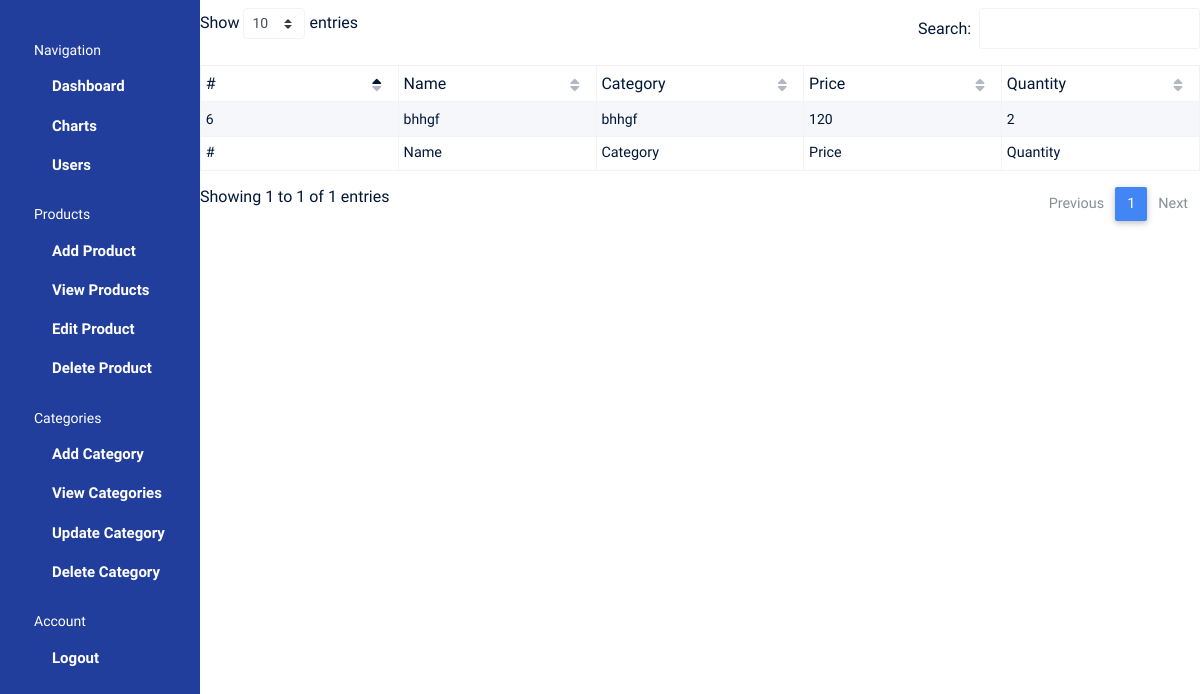
The page /product-view/ on the database as committed earlier.
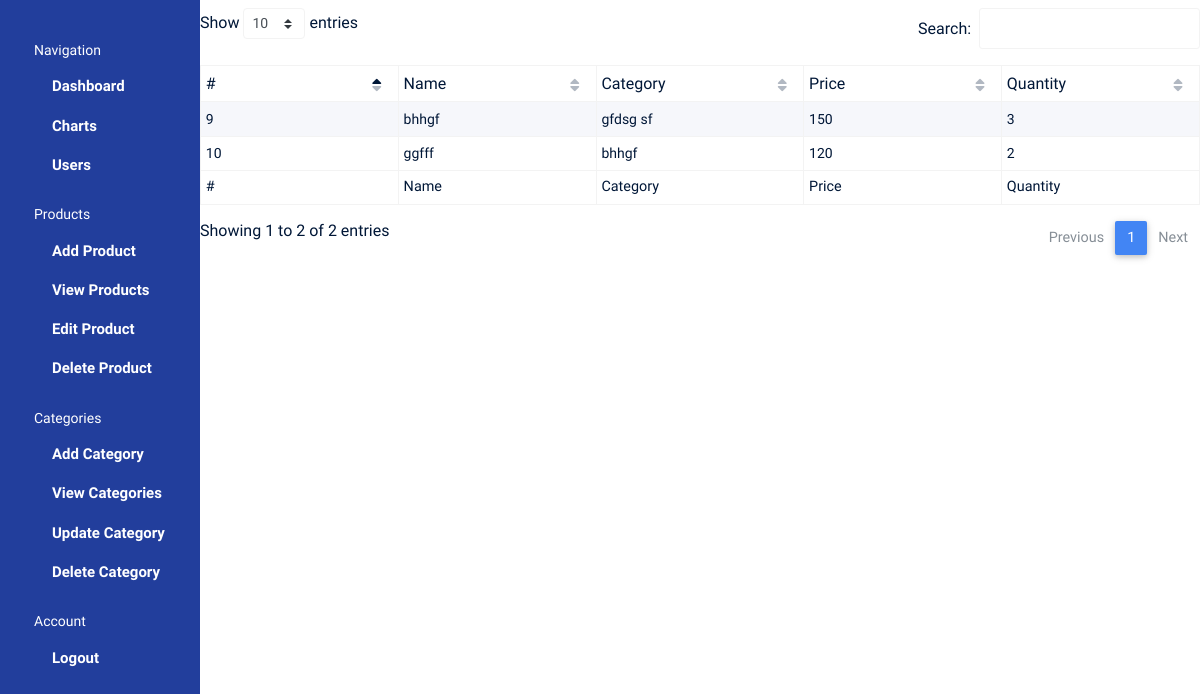
The same page on the database as committed later.
### Home/models.py (models this page shows, shortened)
class Product(models.Model):
    name = models.CharField(verbose_name="Product Name:", max_length=80)
    description = models.TextField(verbose_name="Product Description:", max_length=300)
    image = models.ImageField(verbose_name="Product Image:", upload_to='static/')
    category = models.ForeignKey(Category, verbose_name="Product Category:", max_length=100, on_delete=models.CASCADE)
    price = models.CharField(verbose_name="Product Price:", max_length=80)
    quantity = models.IntegerField(verbose_name="Product Quantity:")

class Category(models.Model):
    name = models.CharField(verbose_name="Category Name:", max_length=80)
    def __str__(self):
        return self.name
    class Meta:
        verbose_name_plural = "Categories"

### Home/views.py (the view)
# urls.py: path("product-view/", viewProduct, name="view_prod"),
def viewProduct(request):
    product = Product.objects.all()
    return render(request, 'pages/view-product.html', {
        'product':product
    })

### templates/pages/view-product.html (shortened to what this page needs)
<!DOCTYPE html>
<html lang="en">
{% load static %}
<head>
  <link rel="stylesheet" href="https://use.fontawesome.com/releases/v5.11.2/css/all.css">
  <link rel="stylesheet" href="{% static 'css/mdb/css/bootstrap.min.css' %}">
  <link rel="stylesheet" href="{% static 'css/mdb/css/style.css' %}">
  <link rel="stylesheet" href="{% static 'css/mdb/css/mdb.min.css' %}">
  <link href="{% static 'css/mdb/css/addons/datatables.min.css' %}" rel="stylesheet">
  <link rel="stylesheet" href="{% static 'css/mdb/css/style.css' %}">
  <link rel="stylesheet" href="{% static 'css/superuser.css' %}">
</head>
<body>
  <div class="container-scroller d-flex">
    <nav class="sidebar sidebar-offcanvas" id="sidebar">
      <ul class="nav">
        <li class="nav-item sidebar-category">
          <p>Navigation</p>
        </li>
        <li class="nav-item">
          <a class="nav-link" href="{% url 'Home' %}">
            <span class="menu-title">Dashboard</span>
          </a>
        </li>
        <li class="nav-item">
          <a class="nav-link" href="{% url 'charts' %}">
            <span class="menu-title">Charts</span>
          </a>
        </li>
        <li class="nav-item">
          <a class="nav-link" href="{% url 'users' %}">
            <span class="menu-title">Users</span>
          </a>
        </li>
        <li class="nav-item sidebar-category">
          <p>Products</p>
        </li>
        <li class="nav-item">
            <a class="nav-link" href="{% url 'add_prod' %}">
              <span class="menu-title">Add Product</span>
            </a>
          </li>
          <li class="nav-item">
            <a class="nav-link" href="{% url 'view_prod' %}">
              <span class="menu-title">View Products</span>
            </a>
          </li>
          <li class="nav-item">
            <a class="nav-link" href="{% url 'edit_prod' %}">
              <span class="menu-title">Edit Product</span>
            </a>
          </li>
          <li class="nav-item">
            <a class="nav-link" href="{% url 'delete_prod' %}">
              <span class="menu-title">Delete Product</span>
            </a>
          </li>
        <li class="nav-item sidebar-category">
          <p>Categories</p>
        </li>
        <li class="nav-item">
            <a class="nav-link" href="{% url 'add_cat' %}">
              <span class="menu-title">Add Category</span>
            </a>
          </li>
          <li class="nav-item">
            <a class="nav-link" href="{% url 'view_cat' %}">
              <span class="menu-title">View Categories</span>
            </a>
          </li>
          <li class="nav-item">
            <a class="nav-link" href="{% url 'edit_cat' %}">
              <span class="menu-title">Update Category</span>
            </a>
          </li>
          <li class="nav-item">
            <a class="nav-link" href="{% url 'delete_cat' %}">
              <span class="menu-title">Delete Category</span>
            </a>
          </li>
          <li class="nav-item sidebar-category">
            <p>Account</p>
          </li>
          <li class="nav-item">
            <a class="nav-link" href="{% url 'logout' %}">
              <span class="menu-title">Logout</span>
            </a>
          </li>
      </ul>
    </nav>
    <table id="dtBasicExample" class="table table-striped table-bordered table-sm" cellspacing="0" width="100%">
  <thead>
    <tr>
      <th class="th-sm">#
      </th>
      <th class="th-sm">Name
      </th>
      <th class="th-sm">Category
      </th>
      <th class="th-sm">Price
      </th>
      <th class="th-sm">Quantity
      </th>
    </tr>
  </thead>
  <tbody>
  {% for product in product %}
    <tr>
      <td>{{ product.id }}</td>
      <td>{{ product.name }}</td>
      <td>{{ product.category }}</td>
      <td>{{ product.price }}</td>
      <td>{{ product.quantity }}</td>
    </tr>
  {% endfor %}
  </tbody>
  <tfoot>
    <tr>
      <th>#
      </th>
      <th>Name
      </th>
      <th>Category
      </th>
      <th>Price
      </th>
      <th> Quantity
      </th>
    </tr>
  </tfoot>
</table>
  </div>
</body>
</html>

Rows that differ between the two databases and show on the page:
removed Product: id "6", name "bhhgf", category "bhhgf", price "120", quantity "2"
added Product: id "9", name "bhhgf", category "gfdsg sf", price "150", quantity "3"
added Product: id "10", name "ggfff", category "bhhgf", price "120", quantity "2"
Other text that changed with them:
text written by a page script: "Show entries Search: Showing 1 to 1 of 1 entries Previous 1 Next" → "Show entries Search: Showing 1 to 2 of 2 entries Previous 1 Next"
